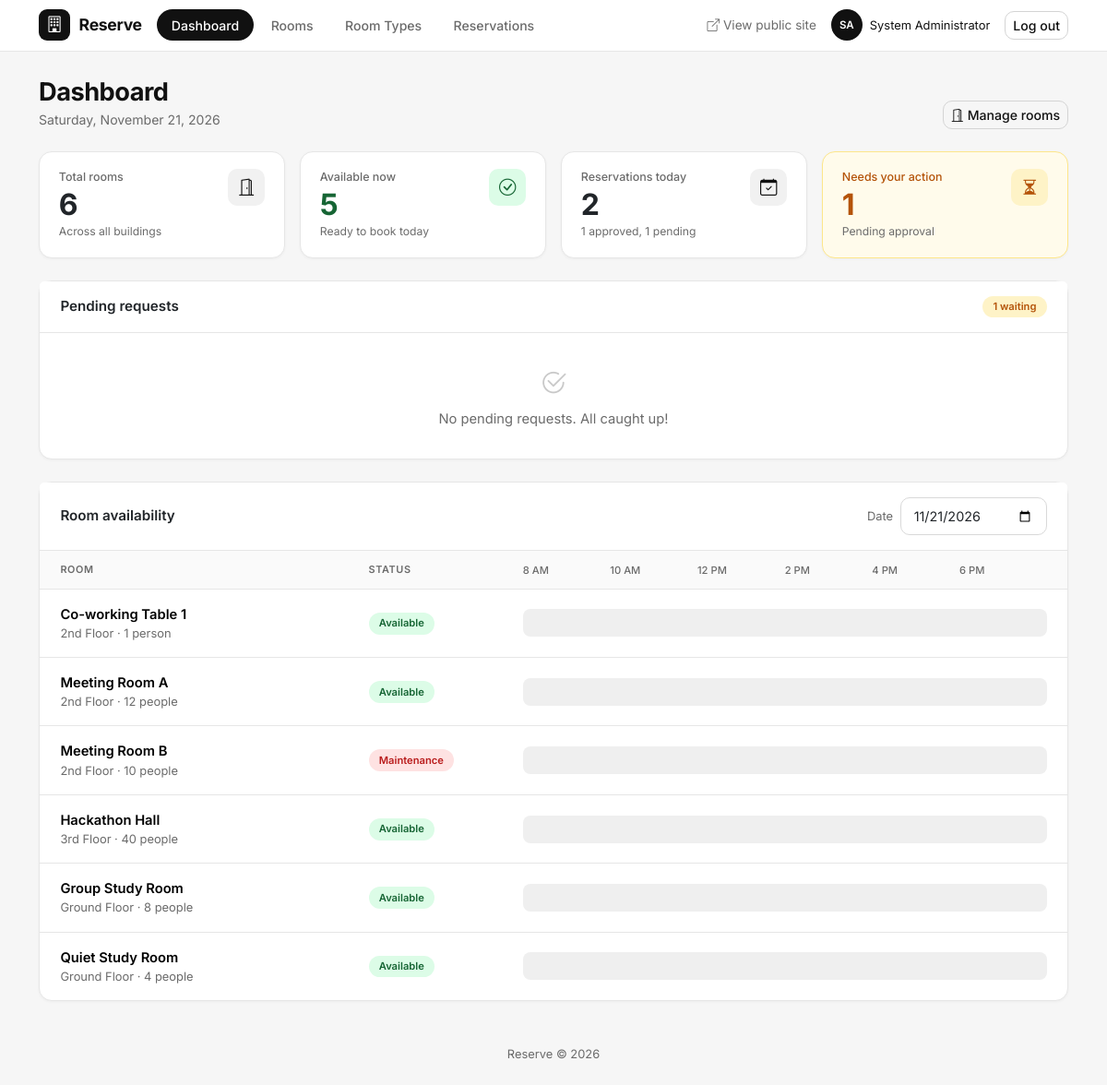
Page /admin/dashboard.php (signed in) on the committed database.
### tables this page shows
CREATE TABLE `rooms` (
  `id` int(11) NOT NULL,
  `room_name` varchar(100) NOT NULL,
  `building` varchar(100) NOT NULL,
  `room_type_id` int(11) NOT NULL,
  `capacity` int(11) NOT NULL,
  `price_per_hour` decimal(8,2) NOT NULL DEFAULT 0.00,
  `status` enum('Available','Maintenance') NOT NULL DEFAULT 'Available',
  `description` text DEFAULT NULL,
  `created_at` timestamp NOT NULL DEFAULT current_timestamp()
);

### includes/functions.php (called while the page is built, shortened)
<?php
function e($s) { return htmlspecialchars((string)$s, ENT_QUOTES, 'UTF-8'); }
function people_label($n) { return (int)$n . ((int)$n === 1 ? ' person' : ' people'); }
function initials($name) {
    $out = '';
    foreach (array_slice(preg_split('/\s+/', trim($name)), 0, 2) as $w) {
        if (preg_match('/./u', $w, $m)) $out .= strtoupper($m[0]);
    }
    return $out ?: '?';
}

### admin/dashboard.php (the view, shortened to what this page needs)
<?php
require_once __DIR__ . '/../includes/header.php';
$date = $_GET['date'] ?? date('Y-m-d');
$total_rooms = $conn->query("SELECT COUNT(*) c FROM rooms")->fetch_assoc()['c'];
$available   = $conn->query("SELECT COUNT(*) c FROM rooms WHERE status='Available'")->fetch_assoc()['c'];
$pending     = $conn->query("SELECT COUNT(*) c FROM reservations WHERE status='Pending'")->fetch_assoc()['c'];
$today = ['Approved' => 0, 'Pending' => 0];
$q = $conn->query("SELECT status, COUNT(*) c FROM reservations WHERE reservation_date = CURDATE() AND status <> 'Cancelled' GROUP BY status");
while ($row = $q->fetch_assoc()) { $today[$row['status']] = $row['c']; }
$pending_list = $conn->query("SELECT r.*, rm.room_name, rm.price_per_hour FROM reservations r
    JOIN rooms rm ON rm.id = r.room_id
    WHERE r.status = 'Pending'
    ORDER BY r.reservation_date, r.start_time");
$rooms = $conn->query("SELECT * FROM rooms ORDER BY building, room_name");
$booked = [];
$s = $conn->prepare("SELECT room_id, guest_name, start_time, end_time, status FROM reservations
                     WHERE reservation_date = ? AND status <> 'Cancelled' ORDER BY start_time");
$s->bind_param("s", $date);
$s->execute();
$res = $s->get_result();
while ($b = $res->fetch_assoc()) { $booked[$b['room_id']][] = $b; }
$cards = [
  ['Total rooms',        $total_rooms, 'Across all buildings', '', 'bi-door-open'],
  ['Available now',      $available,   'Ready to book today', 'stat-green', 'bi-check-circle'],
  ['Reservations today', $today['Approved'] + $today['Pending'], $today['Approved'] . ' approved, ' . $today['Pending'] . ' pending', '', 'bi-calendar-check'],
  ['Needs your action',  $pending,     'Pending approval', 'stat-alert', 'bi-hourglass-split'],
];
?>
<div class="page-head">
  <div>
    <h1 class="page-title">Dashboard</h1>
    <p class="page-sub"><?= date('l, F j, Y') ?></p>
  </div>
  <a href="rooms.php" class="btn btn-outline-secondary btn-sm"><i class="bi bi-door-open"></i> Manage rooms</a>
</div>
<div class="row g-3 mb-4">
<?php foreach ($cards as [$label, $n, $hint, $class, $icon]): ?>
  <div class="col-6 col-lg-3">
    <div class="card stat-card <?= $class ?> h-100"><div class="card-body d-flex justify-content-between align-items-start">
      <div>
        <div class="stat-label"><?= $label ?></div>
        <div class="stat-value"><?= $n ?></div>
        <div class="stat-hint"><?= $hint ?></div>
      </div>
      <div class="stat-icon"><i class="bi <?= $icon ?>"></i></div>
    </div></div>
  </div>
<?php endforeach; ?>
</div>
<div class="card mb-4">
  <div class="card-header d-flex justify-content-between align-items-center">
    <span class="section-title">Pending requests</span>
    <span class="pill pill-amber"><?= $pending ?> waiting</span>
  </div>
  <?php if ($pending_list->num_rows === 0): ?>
    <div class="empty-state"><i class="bi bi-check2-circle"></i>No pending requests. All caught up!</div>
  <?php endif; ?>
</div>
<div class="card">
  <div class="card-header d-flex flex-wrap justify-content-between align-items-center gap-2">
    <span class="section-title">Room availability</span>
    <form method="get" class="d-flex align-items-center gap-2">
      <label for="date" class="small text-muted fw-normal mb-0">Date</label>
      <input type="date" id="date" name="date" value="<?= e($date) ?>" class="form-control form-control-sm" onchange="this.form.submit()">
    </form>
  </div>
  <div class="table-responsive">
    <table class="table avail-table mb-0">
      <thead><tr>
        <th class="col-room">Room</th><th class="col-status">Status</th>
        <th class="col-timeline">
          <div class="axis"><?php foreach (axis_labels() as [$left, $label]): ?><span style="left:<?= $left ?>%"><?= $label ?></span><?php endforeach; ?></div>
        </th>
      </tr></thead>
      <tbody>
      <?php while ($r = $rooms->fetch_assoc()): $slots = $booked[$r['id']] ?? []; ?>
        <tr>
          <td><div class="fw-semibold"><?= e($r['room_name']) ?></div><div class="small text-muted"><?= e($r['building']) ?> &middot; <?= people_label($r['capacity']) ?></div></td>
          <td>
            <?php if ($r['status'] === 'Maintenance'): ?><span class="pill pill-red">Maintenance</span>
            <?php elseif ($slots): ?><span class="pill pill-amber">Booked</span>
            <?php else: ?><span class="pill pill-green">Available</span><?php endif; ?>
          </td>
          <td class="col-timeline">
            <div class="timeline">
            </div>
          </td>
        </tr>
      <?php endwhile; ?>
      </tbody>
    </table>
  </div>
</div>
<?php require_once __DIR__ . '/../includes/footer.php'; ?>

### includes/header.php (shortened to what this page needs)
<?php
$page = basename($_SERVER['PHP_SELF']);
function nav_active($files) { global $page; return in_array($page, $files) ? 'active' : ''; }
?>
<!DOCTYPE html>
<html lang="en">
<head>
  <link href="https://cdn.jsdelivr.net/npm/bootstrap@5.3.3/dist/css/bootstrap.min.css" rel="stylesheet">
  <link href="https://cdn.jsdelivr.net/npm/bootstrap-icons@1.11.3/font/bootstrap-icons.css" rel="stylesheet">
  <link href="../assets/style.css" rel="stylesheet">
</head>
<body>
<nav class="navbar navbar-expand-md app-nav">
  <div class="container">
    <a class="brand" href="dashboard.php"><span class="brand-logo"><i class="bi bi-building"></i></span> Reserve</a>
    <div class="collapse navbar-collapse" id="nav">
      <ul class="navbar-nav me-auto ms-md-3">
        <li class="nav-item"><a class="nav-link <?= nav_active(['dashboard.php']) ?>" href="dashboard.php">Dashboard</a></li>
        <li class="nav-item"><a class="nav-link <?= nav_active(['rooms.php', 'room_form.php']) ?>" href="rooms.php">Rooms</a></li>
        <li class="nav-item"><a class="nav-link <?= nav_active(['room_types.php']) ?>" href="room_types.php">Room Types</a></li>
        <li class="nav-item"><a class="nav-link <?= nav_active(['reservations.php', 'reservation_form.php']) ?>" href="reservations.php">Reservations</a></li>
      </ul>
      <div class="d-flex align-items-center gap-3">
        <a href="../index.php" class="link-quiet"><i class="bi bi-box-arrow-up-right"></i> View public site</a>
        <span class="d-flex align-items-center gap-2 small"><span class="avatar"><?= e(initials($_SESSION['full_name'])) ?></span> <?= e($_SESSION['full_name']) ?></span>
        <a class="btn btn-outline-secondary btn-sm" href="../logout.php">Log out</a>
      </div>
    </div>
  </div>
</nav>
<div class="container pb-4">

### includes/footer.php (shortened to what this page needs)
</div>
<footer class="text-center text-muted small py-4">Reserve &copy; <?= date('Y') ?></footer>
</body>
</html>

### rows in the picture
rooms: room_name "Co-working Table 1", building "2nd Floor", capacity "1 person", status "Available"
rooms: room_name "Meeting Room A", building "2nd Floor", capacity "12 people", status "Available"
rooms: room_name "Meeting Room B", building "2nd Floor", capacity "10 people", status "Maintenance"
rooms: room_name "Hackathon Hall", building "3rd Floor", capacity "40 people", status "Available"
rooms: room_name "Group Study Room", building "Ground Floor", capacity "8 people", status "Available"
rooms: room_name "Quiet Study Room", building "Ground Floor", capacity "4 people", status "Available"

### other values in the picture
initials($_SESSION['full_name']) "SA"
$_SESSION['full_name'] "System Administrator"
$label "Total rooms"
$n "6"
$hint "Across all buildings"
$label "Available now"
$n "5"
$hint "Ready to book today"
$label "Reservations today"
$n "2"
$hint "1 approved, 1 pending"
$label "Needs your action"
$n "1"
$hint "Pending approval"
$pending "1"
